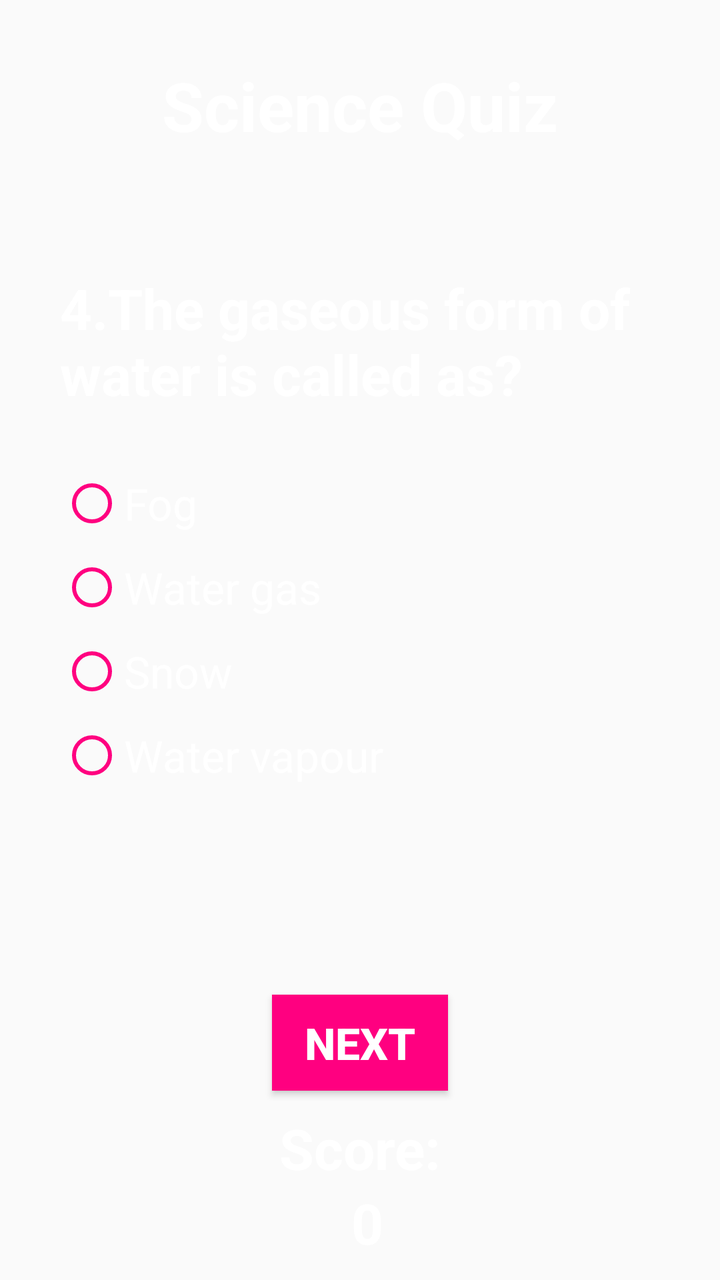
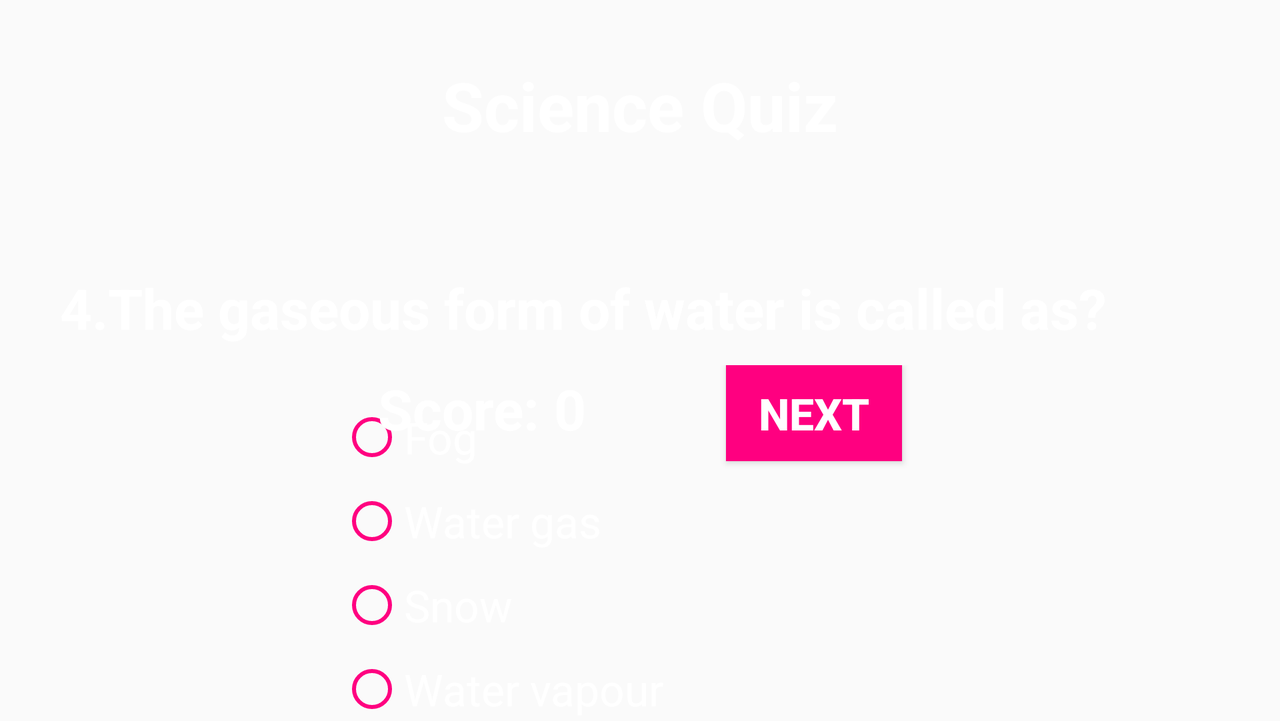

An Android layout and its configuration variant, each rendered on a device that would load it. The default file and the variant file are quoted in full after the pictures.
<!-- AndroidManifest.xml: application theme AppTheme -->
<!-- res/layout/activity_sci_q3.xml -->
<?xml version="1.0" encoding="utf-8"?>
<RelativeLayout xmlns:android="http://schemas.android.com/apk/res/android"
    xmlns:tools="http://schemas.android.com/tools"
    android:layout_width="match_parent"
    android:layout_height="match_parent"
    tools:context="com.example.ioana.quiz.SciQ3">

    <ImageView
        android:id="@+id/background"
        android:layout_width="match_parent"
        android:layout_height="match_parent"
        android:contentDescription="@string/backgroundImage"
        android:scaleType="center"
        android:src="@mipmap/background1" />

    <TextView
        android:id="@+id/category"
        style="@style/categoryView"
        android:layout_width="wrap_content"
        android:layout_height="wrap_content"
        android:text="@string/category4" />

    <TextView
        android:id="@+id/question"
        style="@style/questionView"
        android:layout_width="wrap_content"
        android:layout_height="wrap_content"
        android:text="@string/question4S" />

    <RadioGroup
        android:id="@+id/radioGroup"
        style="@style/radioGroup"
        android:layout_width="@dimen/dimension300"
        android:layout_height="wrap_content">

        <RadioButton
            android:id="@+id/radioButton"
            style="@style/radioButton"
            android:layout_width="wrap_content"
            android:layout_height="wrap_content"
            android:text="@string/answerS41" />

        <RadioButton
            android:id="@+id/radioButton2"
            style="@style/radioButton"
            android:layout_width="wrap_content"
            android:layout_height="wrap_content"
            android:text="@string/answerS42" />

        <RadioButton
            android:id="@+id/radioButton3"
            style="@style/radioButton"
            android:layout_width="wrap_content"
            android:layout_height="wrap_content"
            android:text="@string/answerS43" />


        <RadioButton
            android:id="@+id/radioButton4"
            style="@style/radioButton"
            android:layout_width="wrap_content"
            android:layout_height="wrap_content"
            android:text="@string/answerS44" />


    </RadioGroup>


    <Button
        android:id="@+id/next"
        style="@style/buttonTheme"
        android:layout_width="wrap_content"
        android:layout_height="wrap_content" />

    <TextView
        android:id="@+id/score"
        style="@style/textViewScore"
        android:layout_width="match_parent"
        android:layout_height="wrap_content" />

    <TextView
        android:id="@+id/scorePoints"
        style="@style/textViewScorePoints"
        android:layout_width="match_parent"
        android:layout_height="wrap_content" />


</RelativeLayout>
<!-- resources referenced by this layout -->
<resources>
  <dimen name="dimension300">300dp</dimen>
  <string name="answerS41">Fog</string>
  <string name="answerS42">Water gas</string>
  <string name="answerS43">Snow</string>
  <string name="answerS44">Water vapour</string>
  <string name="backgroundImage"> </string>
  <string name="category4">Science Quiz</string>
  <string name="question4S">4.The gaseous form of water is called as?</string>
  <style name="buttonTheme" parent="Widget.AppCompat.Button">
          <item name="android:layout_centerHorizontal">true</item>
          <item name="android:layout_above">@id/score</item>
          <item name="android:layout_marginBottom">@dimen/dimension10</item>
          <item name="android:background">@color/colorButton</item>
          <item name="android:text">@string/next</item>
          <item name="android:textSize">@dimen/textSize</item>
          <item name="android:textColor">@color/textColor</item>
          <item name="android:textStyle">bold</item>
      </style>
  <style name="categoryView" parent="android:Widget.TextView">
          <item name="android:layout_centerHorizontal">true</item>
          <item name="android:layout_marginTop">@dimen/dimension30</item>
          <item name="android:textColor">@color/textColor</item>
          <item name="android:textSize">@dimen/textSize_category</item>
          <item name="android:textStyle">bold</item>
      </style>
  <style name="radioButton" parent="Widget.AppCompat.CompoundButton.RadioButton">
          <item name="android:textSize">@dimen/textSize</item>
          <item name="android:textColor">@color/textColor</item>
          <item name="android:layout_marginTop">@dimen/dimension10</item>
          <item name="android:buttonTint">@color/colorButton</item>
  
      </style>
  <style name="radioGroup" parent="Widget.AppCompat.CompoundButton.RadioButton">
          <item name="android:layout_centerHorizontal">true</item>
          <item name="android:layout_marginTop">@dimen/dimension20</item>
          <item name="android:layout_below">@+id/question</item>
          <item name="android:buttonTint">@color/colorButton</item>
      </style>
  <style name="textViewScore" parent="android:Widget.TextView">
          <item name="android:textColor">@color/textColor</item>
          <item name="android:textSize">@dimen/textSizeQuestion</item>
          <item name="android:layout_above">@id/scorePoints</item>
          <item name="android:gravity">center_horizontal</item>
          <item name="android:text">@string/score</item>
          <item name="android:textStyle">bold</item>
      </style>
  <style name="textViewScorePoints" parent="android:Widget.TextView">
          <item name="android:textColor">@color/textColor</item>
          <item name="android:textSize">@dimen/textSizeQuestion</item>
          <item name="android:layout_alignParentBottom">true</item>
          <item name="android:gravity">center_horizontal</item>
          <item name="android:text">@string/scoreText</item>
          <item name="android:textStyle">bold</item>
          <item name="android:layout_marginBottom">@dimen/dimension10</item>
      </style>
  <style name="AppTheme" parent="Theme.AppCompat.Light.NoActionBar">
          
          <item name="colorPrimary">@color/colorPrimary</item>
          <item name="colorPrimaryDark">@color/colorPrimaryDark</item>
          <item name="colorAccent">@color/colorAccent</item>
      </style>
  <dimen name="dimension10">10dp</dimen>
  <color name="colorButton">#FF0080</color>
  <string name="next">NEXT</string>
  <dimen name="textSize">22sp</dimen>
  <color name="textColor">#ffffff</color>
  <dimen name="dimension30">30dp</dimen>
  <dimen name="textSize_category">34sp</dimen>
  <dimen name="dimension60">60dp</dimen>
  <dimen name="textSizeQuestion">28sp</dimen>
  <dimen name="dimension20">20dp</dimen>
  <string name="score">Score:</string>
  <string name="scoreText">" "0</string>
  <color name="colorPrimary">#3F51B5</color>
  <color name="colorPrimaryDark">#000000</color>
  <color name="colorAccent">#FF4081</color>
</resources>
<!-- res/layout-land/activity_sci_q3.xml (the repository's variant of the layout above) -->
<!-- drawn on the phone turned sideways -->
<?xml version="1.0" encoding="utf-8"?>
<ScrollView xmlns:android="http://schemas.android.com/apk/res/android"
    xmlns:tools="http://schemas.android.com/tools"
    android:layout_width="match_parent"
    android:layout_height="match_parent"
    tools:context="com.example.ioana.quiz.SciQ3">

    <RelativeLayout
        android:layout_width="match_parent"
        android:layout_height="wrap_content">

        <ImageView
            android:id="@+id/background"
            android:layout_width="match_parent"
            android:layout_height="match_parent"
            android:contentDescription="@string/backgroundImage"
            android:scaleType="center"
            android:src="@mipmap/backgroundland" />

        <TextView
            android:id="@+id/category"
            style="@style/categoryView"
            android:layout_width="wrap_content"
            android:layout_height="wrap_content"
            android:text="@string/category4" />

        <TextView
            android:id="@+id/question"
            style="@style/questionView"
            android:layout_width="wrap_content"
            android:layout_height="wrap_content"
            android:text="@string/question4S" />

        <RadioGroup
            android:id="@+id/radioGroup"
            style="@style/radioGroup"
            android:layout_width="@dimen/dimension300"
            android:layout_height="wrap_content">

            <RadioButton
                android:id="@+id/radioButton"
                style="@style/radioButton"
                android:layout_width="wrap_content"
                android:layout_height="wrap_content"
                android:text="@string/answerS41" />

            <RadioButton
                android:id="@+id/radioButton2"
                style="@style/radioButton"
                android:layout_width="wrap_content"
                android:layout_height="wrap_content"
                android:text="@string/answerS42" />

            <RadioButton
                android:id="@+id/radioButton3"
                style="@style/radioButton"
                android:layout_width="wrap_content"
                android:layout_height="wrap_content"
                android:text="@string/answerS43" />


            <RadioButton
                android:id="@+id/radioButton4"
                style="@style/radioButton"
                android:layout_width="wrap_content"
                android:layout_height="wrap_content"
                android:text="@string/answerS44" />


        </RadioGroup>


        <LinearLayout
            android:layout_width="match_parent"
            android:layout_height="wrap_content"
            android:layout_alignParentBottom="true"
            android:gravity="center_horizontal"
            android:orientation="horizontal">


            <TextView
                android:id="@+id/score"
                style="@style/textViewScoreLand"
                android:layout_width="wrap_content"
                android:layout_height="wrap_content" />

            <TextView
                android:id="@+id/scorePoints"
                style="@style/textViewScorePointsLand"
                android:layout_width="wrap_content"
                android:layout_height="wrap_content" />

            <Button
                android:id="@+id/next"
                style="@style/buttonThemeLand"
                android:layout_width="wrap_content"
                android:layout_height="wrap_content" />


        </LinearLayout>
    </RelativeLayout>

</ScrollView>
<!-- resources referenced by the variant -->
<!-- as the phone turned sideways resolves them -->
<resources>
  <dimen name="dimension300">300dp</dimen>
  <string name="answerS41">Fog</string>
  <string name="answerS42">Water gas</string>
  <string name="answerS43">Snow</string>
  <string name="answerS44">Water vapour</string>
  <string name="backgroundImage"> </string>
  <string name="category4">Science Quiz</string>
  <string name="question4S">4.The gaseous form of water is called as?</string>
  <style name="buttonThemeLand" parent="Widget.AppCompat.Button">
          <item name="android:layout_marginLeft">@dimen/dimension70</item>
          <item name="android:layout_marginBottom">@dimen/dimension130</item>
          <item name="android:text">@string/next</item>
          <item name="android:background">@color/colorButton</item>
          <item name="android:textSize">@dimen/textSize</item>
          <item name="android:textColor">@color/textColor</item>
          <item name="android:textStyle">bold</item>
  
      </style>
  <style name="categoryView" parent="android:Widget.TextView">
          <item name="android:layout_centerHorizontal">true</item>
          <item name="android:layout_marginTop">@dimen/dimension30</item>
          <item name="android:textColor">@color/textColor</item>
          <item name="android:textSize">@dimen/textSize_category</item>
          <item name="android:textStyle">bold</item>
      </style>
  <style name="radioButton" parent="Widget.AppCompat.CompoundButton.RadioButton">
          <item name="android:textSize">@dimen/textSize</item>
          <item name="android:textColor">@color/textColor</item>
          <item name="android:layout_marginTop">@dimen/dimension10</item>
          <item name="android:buttonTint">@color/colorButton</item>
  
      </style>
  <style name="radioGroup" parent="Widget.AppCompat.CompoundButton.RadioButton">
          <item name="android:layout_centerHorizontal">true</item>
          <item name="android:layout_marginTop">@dimen/dimension20</item>
          <item name="android:layout_below">@+id/question</item>
          <item name="android:buttonTint">@color/colorButton</item>
      </style>
  <style name="textViewScoreLand" parent="android:Widget.TextView">
          <item name="android:textColor">@color/textColor</item>
          <item name="android:textSize">@dimen/textSizeQuestion</item>
          <item name="android:layout_above">@id/scorePoints</item>
          <item name="android:gravity">center_horizontal</item>
          <item name="android:text">@string/score</item>
          <item name="android:textStyle">bold</item>
          <item name="android:layout_marginBottom">@dimen/dimension130</item>
      </style>
  <style name="AppTheme" parent="Theme.AppCompat.Light.NoActionBar">
          
          <item name="colorPrimary">@color/colorPrimary</item>
          <item name="colorPrimaryDark">@color/colorPrimaryDark</item>
          <item name="colorAccent">@color/colorAccent</item>
      </style>
  <dimen name="dimension70">70dp</dimen>
  <dimen name="dimension130">130dp</dimen>
  <string name="next">NEXT</string>
  <color name="colorButton">#FF0080</color>
  <dimen name="textSize">22sp</dimen>
  <color name="textColor">#ffffff</color>
  <dimen name="dimension30">30dp</dimen>
  <dimen name="textSize_category">34sp</dimen>
  <dimen name="dimension10">10dp</dimen>
  <dimen name="dimension60">60dp</dimen>
  <dimen name="textSizeQuestion">28sp</dimen>
  <dimen name="dimension20">20dp</dimen>
  <string name="score">Score:</string>
  <string name="scoreText">" "0</string>
  <color name="colorPrimary">#3F51B5</color>
  <color name="colorPrimaryDark">#000000</color>
  <color name="colorAccent">#FF4081</color>
</resources>
